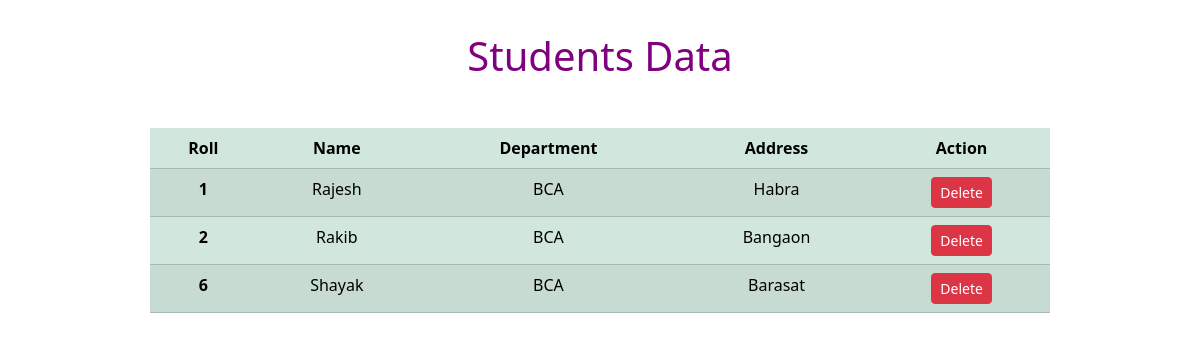
Before: / with the older database file.
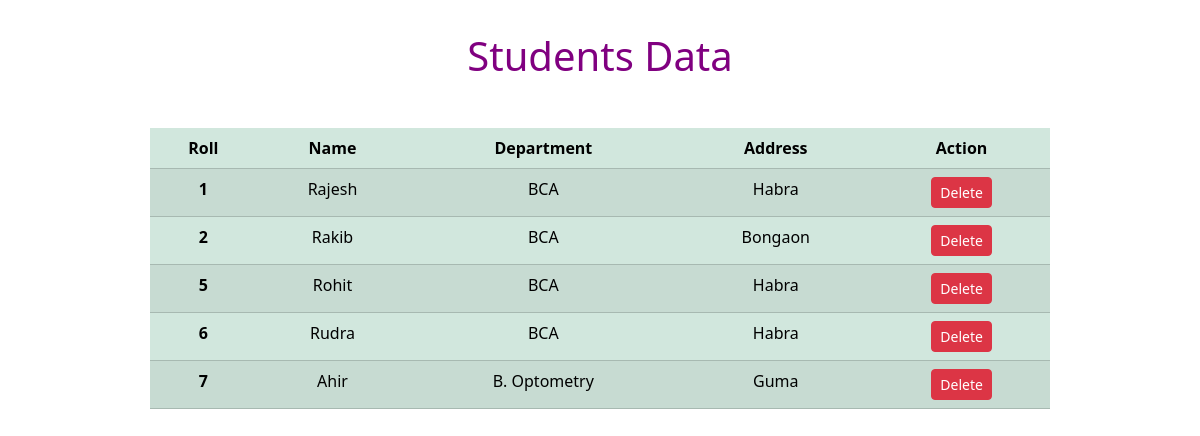
After: the same page with the newer database file.
### myapp/models.py (models this page shows, shortened)
class Student(models.Model):
    roll_no = models.IntegerField(primary_key=True)
    name = models.CharField(max_length=20)
    department = models.CharField(max_length=20, default='')
    address = models.TextField()

### myapp/views.py (the view)
# urls.py: path('', views.students),
def students(request):
    student = models.Student.objects.all()
    return render(request, 'myapp/students.html', {'students': student})

### myapp/templates/myapp/students.html (shortened to what this page needs)
<!DOCTYPE html>
<html lang="en">
<head>
    <link href="https://cdn.jsdelivr.net/npm/bootstrap@5.3.3/dist/css/bootstrap.min.css" rel="stylesheet">
</head>
<body>
<h1 style="text-align: center; margin-top: 2rem; color: purple">Students Data</h1>
<section style="width: 75%; margin: auto; margin-top: 3rem">
<table class="table table-success table-striped text-center">
  <thead>
  <thead>
    <tr>
      <th scope="col">Roll</th>
      <th scope="col">Name</th>
      <th scope="col">Department</th>
      <th scope="col">Address</th>
      <th scope="col">Action</th>
    </tr>
  </thead>
      <tbody>
    {% for i in students%}
        <tr>
            <th scope="row">{{i.roll_no}}</th>
            <td>{{i.name}}</td>
            <td>{{i.department}}</td>
            <td>{{i.address}}</td>
            <td><a href="{% url 'delete_student' i.roll_no %}" class="btn btn-danger btn-sm">Delete</a></td>
    </tr>
    {% endfor %}
  </tbody>
</table>
</section>
</body>
</html>

Changed rows visible on the page:
changed Student "Rakib": address "Bangaon" → "Bongaon"
added Student: roll_no "5", name "Rohit", department "BCA", address "Habra"
changed Student id 6: name "Shayak" → "Rudra"; address "Barasat" → "Habra"
added Student: roll_no "7", name "Ahir", department "B. Optometry", address "Guma"
